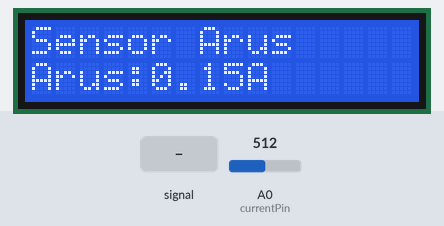
This sketch was run on a simulated Arduino Uno, built with avr-gcc and run on an emulated ATmega328P. On the bench: 16×2 character LCD. The inputs (shaded band) are chosen by the test bench; at power-on: A0 (currentPin) = 512.

Above: at 2.2 s.
2.3 s: A0 (currentPin) fed a 200 Hz sine of ±81 counts around its level
At 3.6 s:
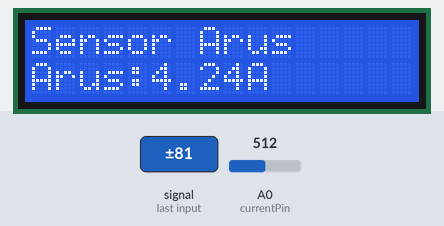
3.8 s: A0 (currentPin) set to 716
At 5.1 s:
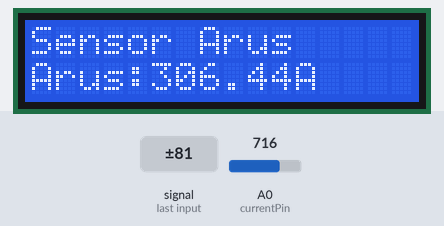
5.4 s: A0 (currentPin) set to 900
At 6.7 s:
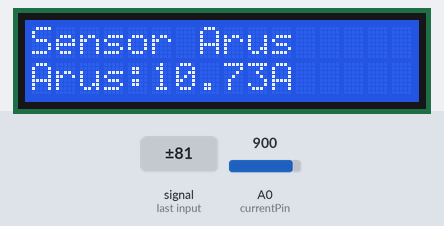
7.0 s: A0 (currentPin) set to 1023
At 8.1 s:
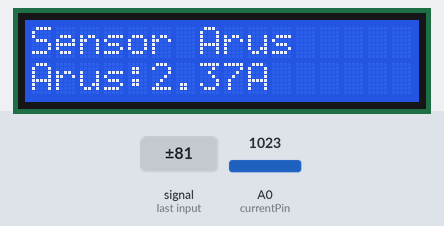
Timing chart, 0 to 9.6 s (numbered marks = the images above; inputs shaded):
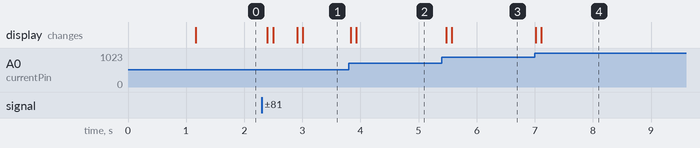

The sketch:

Interfacing_Sensor_Arus.ino
```cpp
/*************************************
 * Program : Project 35.  Interfacing Sensor Arus
 * Input   : Sensor Arus ACS712
 * Output  : LCD 2x16
 * 125 Proyek Arduino Inkubatek
 * www.tokotronik.com
 * ***********************************/
#include <LiquidCrystal.h>
const int currentPin = 0;
const unsigned long sampleTime = 100000UL;    // sample over 100ms, it is an exact number of cycles for both 50Hz and 60Hz mains
const unsigned long numSamples = 250UL;       // choose the number of samples to divide sampleTime exactly, but low enough for the ADC to keep up
const unsigned long sampleInterval = sampleTime/numSamples;  // the sampling interval, must be longer than then ADC conversion time
const int adc_zero = 510;                     // relative digital zero of the arudino input from ACS712 (could make this a variable and auto-adjust it)
LiquidCrystal lcd(2, 3, 4, 5, 6, 7);

void setup()
{
 Serial.begin(9600);
  lcd.begin(16, 2);
  lcd.clear();
  lcd.print("Sensor Arus");
  lcd.setCursor(0,1);
  lcd.print("Arus:");
  delay(1000);
}

void loop()
{
 unsigned long currentAcc = 0;
 unsigned int count = 0;
 unsigned long prevMicros = micros() - sampleInterval ;
 while (count < numSamples)
 {
   if (micros() - prevMicros >= sampleInterval)
   {
     int adc_raw = analogRead(currentPin) - adc_zero;
     currentAcc += (unsigned long)(adc_raw * adc_raw);
     ++count;
     prevMicros += sampleInterval;
   }
 }

 float rms = sqrt((float)currentAcc/(float)numSamples) * (75.7576 / 1024.0);
 //Serial.println(rms);
  lcd.setCursor(5,1);
  lcd.print(rms);
  lcd.print("A           ");

}
```

Measured:
- after the input at 2.3 s, the display: first changes after 0.10 s (image 1 shows a later state)
- after the input at 3.8 s, the display: first changes at once (image 2 shows a later state)
- after the input at 5.4 s, the display: first changes after 0.07 s (image 3 shows a later state)
- after the input at 7.0 s, the display: first changes at once (image 4 shows a later state)
